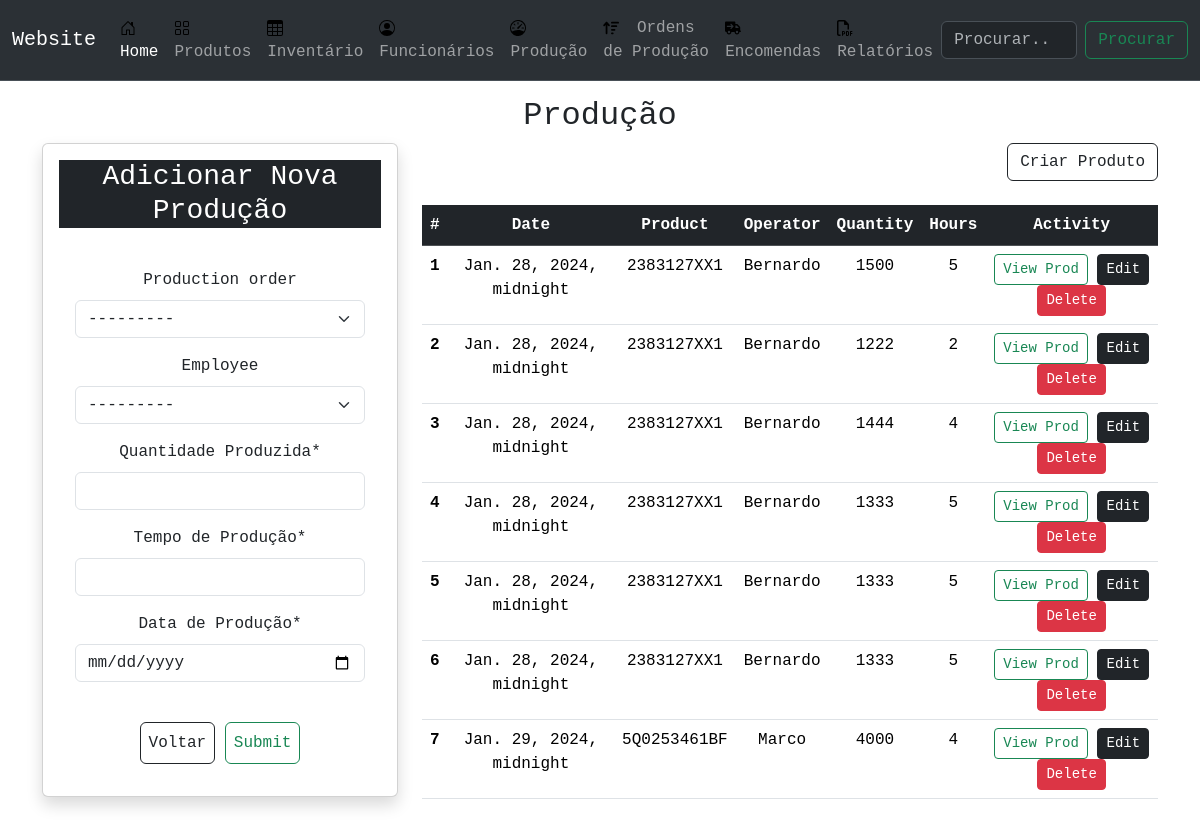
Screenshot of /product/production/ with the database file from the repository.
### product/models.py (models this page shows, shortened)
class Production(models.Model):
    production_order = models.ForeignKey(ProductionOrder, on_delete=models.CASCADE, blank=True, null=True)
    employee = models.ForeignKey(Employee, on_delete=models.CASCADE, blank=True, null=True)
    quantity = models.IntegerField(verbose_name='Quantidade Produzida')
    time = models.IntegerField(verbose_name= 'Tempo de Produção')
    date = models.DateTimeField(verbose_name='Data de Produção')

class ProductionOrder(models.Model):
    product = models.OneToOneField(Product, on_delete=models.CASCADE, unique=True, blank=True, verbose_name='Produto')
    quantity_ordered = models.IntegerField(verbose_name= 'Quantidade da Ordem')
    quantity_produced = models.IntegerField(verbose_name='Quantidade Produzida', default = 0)
    state = models.CharField(
        max_length=2,
        choices=ProductionState.choices,
        blank= True,
        null= True,
    )
    created = models.DateTimeField(auto_now_add=True)
    def __str__(self):
        return f'{self.product} - Quantidade: {self.quantity_ordered} - Estado: {self.get_state_display()}'

class Product(models.Model):
    CATEGORY = {
    "SHIELD" : "SHIELD",
    "BRACKET" : "BRACKET",
    "ASSEMBLY" : "HANGER ASSEMBLY",
    }
    name=models.CharField(max_length=120, verbose_name='Produto')
    image=models.ImageField(upload_to='product', default='random.jpg')
    description = models.TextField(verbose_name="Descrição", default=" Sem Descrição ")
    price = models.FloatField(help_text='euros cada', verbose_name="Preço")
    category = models.CharField(max_length=20, choices=CATEGORY, blank=True, verbose_name="Categoria")
    created=models.DateTimeField(auto_now_add=True)
    updated=models.DateTimeField(auto_now=True)
    def __str__(self):
        return f'{self.name} - ({self.category})'

### human/models.py (models this page shows, shortened)
class Employee(models.Model):
    first_name = models.CharField(max_length=50)
    last_name = models.CharField(max_length=50)
    email = models.EmailField(max_length=50)
    department = models.CharField(
        max_length=3,
        choices=Department.choices,
        default=Department.PROD
    )
    image = models.ImageField(upload_to='func' ,default='random.jpg')
    contact = models.CharField(max_length=150, blank=True, null=True)
    nationality = models.CharField(max_length=150, default='portuguesa')
    address = models.CharField(max_length=150, blank=True, null=True)
    def __str__(self):
        return f'{self.first_name} {self.last_name} - {self.department}'

### product/views.py (the view)
# urls.py: path('production/', productionView, name='prod'),
def productionView(request):
    q = request.GET.get('q') if request.GET.get('q') is not None else ''
    productions = Production.objects.filter(
        Q(employee__first_name__icontains=q) |
        Q(inventary__product__name__icontains=q)
    )
    ProductionFormSet = modelformset_factory(Production, ProductionForm, extra=1, formset=BaseProductionFormSet)
    formset = ProductionFormSet(queryset=Production.objects.none())
    if request.method == 'POST':
        formset = ProductionFormSet(request.POST)
        if formset.is_valid():
            formset.save()
            return redirect('product:prod')
            messages.success(request, 'Productions added with success!', "alert-success alert-dismissible")
    context = {
        'objects': productions,
        'form':formset,
    }
    return render(request, 'product/production.html', context)

### product/templates/product/production.html
{% extends 'main.html' %}
{% block content %}
<main class="layout__page">
    <div class="container">
        <div class="row text-center">
            <h2>Produção</h2>
        </div>
        <div class="row">
            <div class="col-4">
                {% include 'product/card_form_production.html' %}
            </div>
            <div class="col">
                <div class="text-end">
                    <a type="button" class="btn btn-outline-dark" href="{% url 'product:create' %}">Criar Produto</a>
                </div>
                <div class="row my-4 text-center">
                    <div class="col-ms-2 text-center">
                        <table class="table bg-white">
                            <thead class="thead-dark">
                                <tr class="table-dark">
                                    <th scope="col">#</th>
                                    <th scope="col">Date</th>
                                    <th scope="col">Product</th>
                                    <th scope="col">Operator</th>
                                    <th scope="col">Quantity</th>
                                    <th scope="col">Hours</th>
                                    <th scope="col">Activity</th>
                                </tr>
                            </thead>
                            <tbody>
                                {% for obj in objects %}
                                <tr>
                                    <th scope="row">{{obj.id}}</th>
                                    <td>{{obj.date}}</td>
                                    <td>{{obj.production_order.product.name}}</td>
                                    <td>{{obj.employee.first_name}}</td>
                                    <td>{{obj.quantity}}</td>
                                    <td class="text-center">{{obj.time}}</td>
                                    <td class="text-center">
                                        <a class='btn btn-outline-success btn-sm'
                                            href="{% url 'product:view' obj.production_order.product.id %}">View
                                            Prod</a>
                                        <a class='btn btn-dark btn-sm'
                                            href="{% url 'product:prod-edit' obj.id %}">Edit</a>
                                        <a class='btn btn-danger btn-sm'
                                            href="{% url 'product:prod-del' obj.id %}">Delete</a>
                                    </td>
                                </tr>
                                {% endfor %}
                            </tbody>
                        </table>
                    </div>
                </div>
            </div>
        </div>
    </div>
</main>
{% endblock content %}

### static/styles/main.css (style rules this page uses)
* { font-family: "Menlo", "Monaco", "Consolas", "Courier New", monospace; padding: 0; text-rendering: optimizeLegibility; }
body { background-color: rgb(230, 227, 227); }
main { display: flex; }

### rows the page displays
Production: id "1", date "Jan. 28, 2024, midnight", production_order.product.name "2383127XX1", employee.first_name "Bernardo", quantity "1500", time "5"
Production: id "2", date "Jan. 28, 2024, midnight", production_order.product.name "2383127XX1", employee.first_name "Bernardo", quantity "1222", time "2"
Production: id "3", date "Jan. 28, 2024, midnight", production_order.product.name "2383127XX1", employee.first_name "Bernardo", quantity "1444", time "4"
Production: id "4", date "Jan. 28, 2024, midnight", production_order.product.name "2383127XX1", employee.first_name "Bernardo", quantity "1333", time "5"
Production: id "5", date "Jan. 28, 2024, midnight", production_order.product.name "2383127XX1", employee.first_name "Bernardo", quantity "1333", time "5"
Production: id "6", date "Jan. 28, 2024, midnight", production_order.product.name "2383127XX1", employee.first_name "Bernardo", quantity "1333", time "5"
Production: id "7", date "Jan. 29, 2024, midnight", production_order.product.name "5Q0253461BF", employee.first_name "Marco", quantity "4000", time "4"
